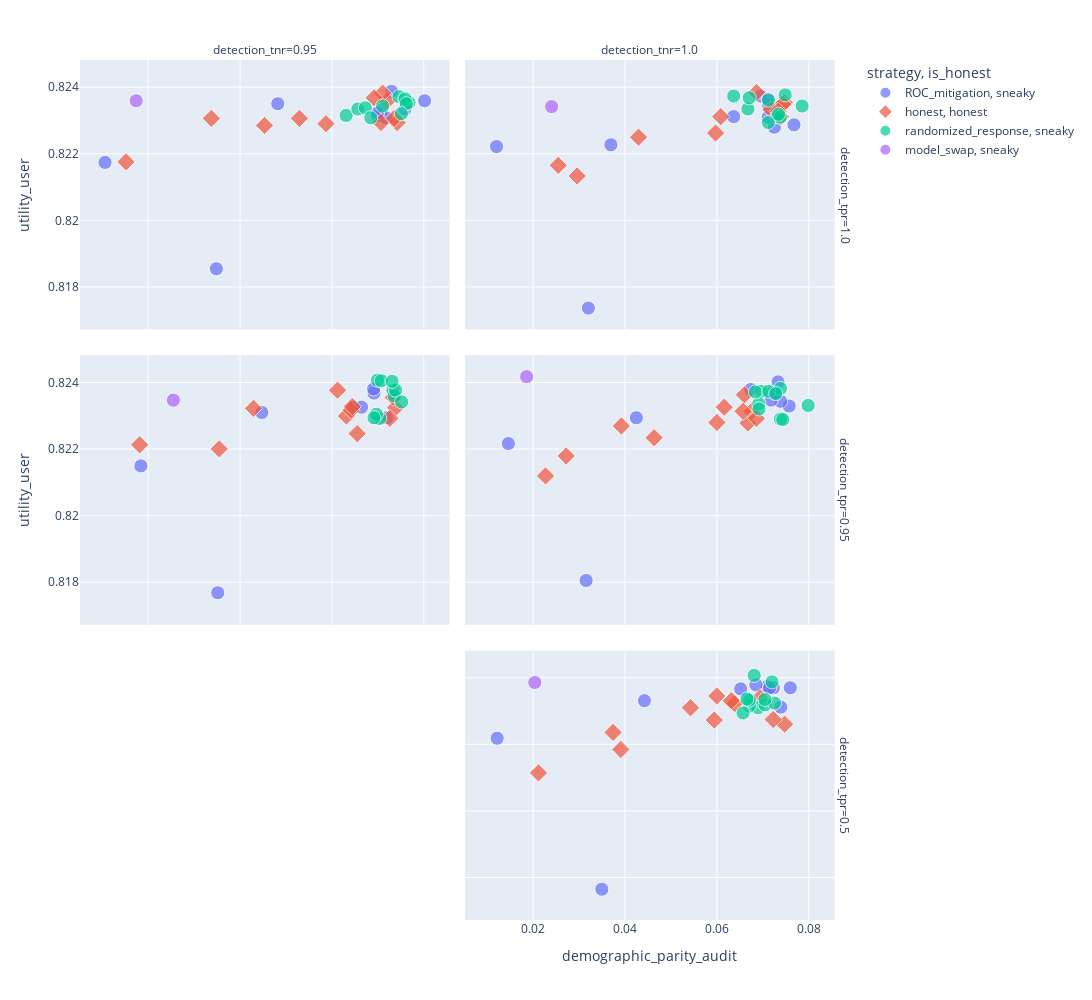

Here is the notebook cell this chart was saved with:
### Code cell
fig = px.scatter(
    audit.with_columns(
        is_honest=pl.when(pl.col("strategy") == "honest")
        .then("strategy")
        .otherwise(pl.lit("sneaky")),
        size=10,
    ),
    x="demographic_parity_audit",
    y="utility_user",
    color="strategy",
    symbol="is_honest",
    size="size",
    size_max=10,
    facet_row="detection_tpr",
    facet_col="detection_tnr",
    hover_data=["strategy_json", "model_json", "model_name"],
    height=1_000,
    width=1_300,
)

# fig.update_xaxes(range=[0, 0.1])
# fig.update_yaxes(range=[0.81, 0.83])
fig.show()

### Figure 1 — Plotly figure (JSON) as saved in the notebook; plotly's stock layout.template omitted (floating-point values rounded to 4 significant figures)
{"data": [{"customdata": [["{\"epsilon\":null,\"theta\":0.36666666666666664}", "{\"epsilon\":null}", "unconstrained"], ["{\"epsilon\":null,\"theta\":0.43333333333333335}", "{\"epsilon\":null}", "unconstrained"], ["{\"epsilon\":null,\"theta\":0.4}", "{\"epsilon\":null}", "unconstrained"], ["{\"epsilon\":null,\"theta\":0.4666666666666667}", "{\"epsilon\":null}", "unconstrained"], ["{\"epsilon\":null,\"theta\":0.6}", "{\"epsilon\":null}", "unconstrained"], ["{\"epsilon\":null,\"theta\":0.3333333333333333}", "{\"epsilon\":null}", "unconstrained"], ["{\"epsilon\":null,\"theta\":0.5333333333333333}", "{\"epsilon\":null}", "unconstrained"], ["{\"epsilon\":null,\"theta\":0.5666666666666667}", "{\"epsilon\":null}", "unconstrained"], ["{\"epsilon\":null,\"theta\":0.5}", "{\"epsilon\":null}", "unconstrained"], ["{\"epsilon\":null,\"theta\":0.3}", "{\"epsilon\":null}", "unconstrained"]], "hovertemplate": "strategy=ROC_mitigation<br>is_honest=sneaky<br>detection_tpr=1.0<br>detection_tnr=0.95<br>demographic_parity_audit=%{x}<br>utility_user=%{y}<br>size=%{marker.size}<br>strategy_json=%{customdata[0]}<br>model_json=%{customdata[1]}<br>model_name=%{customdata[2]}<extra></extra>", "legendgroup": "ROC_mitigation, sneaky", "marker": {"color": "#636efa", "size": [10, 10, 10, 10, 10, 10, 10, 10, 10, 10], "sizemode": "area", "sizeref": 0.1, "symbol": "circle"}, "mode": "markers", "name": "ROC_mitigation, sneaky", "orientation": "v", "showlegend": true, "type": "scatter", "x": [0.07072, 0.08017, 0.06989, 0.0718, 0.03485, 0.07297, 0.0482, 0.0106, 0.0759, 0.06992], "xaxis": "x5", "y": [0.8233, 0.8236, 0.8231, 0.8231, 0.8185, 0.8239, 0.8235, 0.8217, 0.8233, 0.8232], "yaxis": "y5"}, {"customdata": [["{\"epsilon\":null,\"theta\":0.36666666666666664}", "{\"epsilon\":null}", "unconstrained"], ["{\"epsilon\":null,\"theta\":0.3}", "{\"epsilon\":null}", "unconstrained"], ["{\"epsilon\":null,\"theta\":0.43333333333333335}", "{\"epsilon\":null}", "unconstrained"], ["{\"epsilon\":null,\"theta\":0.6}", "{\"epsilon\":null}", "unconstrained"], ["{\"epsilon\":null,\"theta\":0.4666666666666667}", "{\"epsilon\":null}", "unconstrained"], ["{\"epsilon\":null,\"theta\":0.3333333333333333}", "{\"epsilon\":null}", "unconstrained"], ["{\"epsilon\":null,\"theta\":0.5}", "{\"epsilon\":null}", "unconstrained"], ["{\"epsilon\":null,\"theta\":0.5666666666666667}", "{\"epsilon\":null}", "unconstrained"], ["{\"epsilon\":null,\"theta\":0.5333333333333333}", "{\"epsilon\":null}", "unconstrained"], ["{\"epsilon\":null,\"theta\":0.4}", "{\"epsilon\":null}", "unconstrained"]], "hovertemplate": "strategy=ROC_mitigation<br>is_honest=sneaky<br>detection_tpr=1.0<br>detection_tnr=1.0<br>demographic_parity_audit=%{x}<br>utility_user=%{y}<br>size=%{marker.size}<br>strategy_json=%{customdata[0]}<br>model_json=%{customdata[1]}<br>model_name=%{customdata[2]}<extra></extra>", "legendgroup": "ROC_mitigation, sneaky", "marker": {"color": "#636efa", "size": [10, 10, 10, 10, 10, 10, 10, 10, 10, 10], "sizemode": "area", "sizeref": 0.1, "symbol": "circle"}, "mode": "markers", "name": "ROC_mitigation, sneaky", "orientation": "v", "showlegend": false, "type": "scatter", "x": [0.06957, 0.07129, 0.07678, 0.03201, 0.06364, 0.07251, 0.07116, 0.01202, 0.03692, 0.07114], "xaxis": "x6", "y": [0.8237, 0.8235, 0.8229, 0.8174, 0.8231, 0.8228, 0.8231, 0.8222, 0.8223, 0.8236], "yaxis": "y6"}, {"customdata": [["{\"epsilon\":null,\"theta\":0.4}", "{\"epsilon\":null}", "unconstrained"], ["{\"epsilon\":null,\"theta\":0.5666666666666667}", "{\"epsilon\":null}", "unconstrained"], ["{\"epsilon\":null,\"theta\":0.5333333333333333}", "{\"epsilon\":null}", "unconstrained"], ["{\"epsilon\":null,\"theta\":0.5}", "{\"epsilon\":null}", "unconstrained"], ["{\"epsilon\":null,\"theta\":0.6}", "{\"epsilon\":null}", "unconstrained"], ["{\"epsilon\":null,\"theta\":0.36666666666666664}", "{\"epsilon\":null}", "unconstrained"], ["{\"epsilon\":null,\"theta\":0.3}", "{\"epsilon\":null}", "unconstrained"], ["{\"epsilon\":null,\"theta\":0.43333333333333335}", "{\"epsilon\":null}", "unconstrained"], ["{\"epsilon\":null,\"theta\":0.3333333333333333}", "{\"epsilon\":null}", "unconstrained"], ["{\"epsilon\":null,\"theta\":0.4666666666666667}", "{\"epsilon\":null}", "unconstrained"]], "hovertemplate": "strategy=ROC_mitigation<br>is_honest=sneaky<br>detection_tpr=0.95<br>detection_tnr=0.95<br>demographic_parity_audit=%{x}<br>utility_user=%{y}<br>size=%{marker.size}<br>strategy_json=%{customdata[0]}<br>model_json=%{customdata[1]}<br>model_name=%{customdata[2]}<extra></extra>", "legendgroup": "ROC_mitigation, sneaky", "marker": {"color": "#636efa", "size": [10, 10, 10, 10, 10, 10, 10, 10, 10, 10], "sizemode": "area", "sizeref": 0.1, "symbol": "circle"}, "mode": "markers", "name": "ROC_mitigation, sneaky", "orientation": "v", "showlegend": false, "type": "scatter", "x": [0.06469, 0.01841, 0.04473, 0.06994, 0.03514, 0.06645, 0.06916, 0.07194, 0.06909, 0.07339], "xaxis": "x3", "y": [0.8233, 0.8215, 0.8231, 0.8229, 0.8177, 0.8233, 0.8237, 0.8229, 0.8238, 0.8237], "yaxis": "y3"}, {"customdata": [["{\"epsilon\":null,\"theta\":0.3}", "{\"epsilon\":null}", "unconstrained"], ["{\"epsilon\":null,\"theta\":0.5333333333333333}", "{\"epsilon\":null}", "unconstrained"], ["{\"epsilon\":null,\"theta\":0.36666666666666664}", "{\"epsilon\":null}", "unconstrained"], ["{\"epsilon\":null,\"theta\":0.43333333333333335}", "{\"epsilon\":null}", "unconstrained"], ["{\"epsilon\":null,\"theta\":0.4666666666666667}", "{\"epsilon\":null}", "unconstrained"], ["{\"epsilon\":null,\"theta\":0.4}", "{\"epsilon\":null}", "unconstrained"], ["{\"epsilon\":null,\"theta\":0.5}", "{\"epsilon\":null}", "unconstrained"], ["{\"epsilon\":null,\"theta\":0.6}", "{\"epsilon\":null}", "unconstrained"], ["{\"epsilon\":null,\"theta\":0.3333333333333333}", "{\"epsilon\":null}", "unconstrained"], ["{\"epsilon\":null,\"theta\":0.5666666666666667}", "{\"epsilon\":null}", "unconstrained"]], "hovertemplate": "strategy=ROC_mitigation<br>is_honest=sneaky<br>detection_tpr=0.95<br>detection_tnr=1.0<br>demographic_parity_audit=%{x}<br>utility_user=%{y}<br>size=%{marker.size}<br>strategy_json=%{customdata[0]}<br>model_json=%{customdata[1]}<br>model_name=%{customdata[2]}<extra></extra>", "legendgroup": "ROC_mitigation, sneaky", "marker": {"color": "#636efa", "size": [10, 10, 10, 10, 10, 10, 10, 10, 10, 10], "sizemode": "area", "sizeref": 0.1, "symbol": "circle"}, "mode": "markers", "name": "ROC_mitigation, sneaky", "orientation": "v", "showlegend": false, "type": "scatter", "x": [0.07331, 0.04246, 0.07573, 0.07229, 0.07387, 0.06736, 0.0718, 0.03153, 0.07272, 0.0146], "xaxis": "x4", "y": [0.824, 0.8229, 0.8233, 0.8237, 0.8234, 0.8238, 0.8235, 0.8181, 0.8237, 0.8222], "yaxis": "y4"}, {"customdata": [["{\"epsilon\":null,\"theta\":0.36666666666666664}", "{\"epsilon\":null}", "unconstrained"], ["{\"epsilon\":null,\"theta\":0.5}", "{\"epsilon\":null}", "unconstrained"], ["{\"epsilon\":null,\"theta\":0.6}", "{\"epsilon\":null}", "unconstrained"], ["{\"epsilon\":null,\"theta\":0.5333333333333333}", "{\"epsilon\":null}", "unconstrained"], ["{\"epsilon\":null,\"theta\":0.3}", "{\"epsilon\":null}", "unconstrained"], ["{\"epsilon\":null,\"theta\":0.4666666666666667}", "{\"epsilon\":null}", "unconstrained"], ["{\"epsilon\":null,\"theta\":0.4}", "{\"epsilon\":null}", "unconstrained"], ["{\"epsilon\":null,\"theta\":0.5666666666666667}", "{\"epsilon\":null}", "unconstrained"], ["{\"epsilon\":null,\"theta\":0.43333333333333335}", "{\"epsilon\":null}", "unconstrained"], ["{\"epsilon\":null,\"theta\":0.3333333333333333}", "{\"epsilon\":null}", "unconstrained"]], "hovertemplate": "strategy=ROC_mitigation<br>is_honest=sneaky<br>detection_tpr=0.5<br>detection_tnr=1.0<br>demographic_parity_audit=%{x}<br>utility_user=%{y}<br>size=%{marker.size}<br>strategy_json=%{customdata[0]}<br>model_json=%{customdata[1]}<br>model_name=%{customdata[2]}<extra></extra>", "legendgroup": "ROC_mitigation, sneaky", "marker": {"color": "#636efa", "size": [10, 10, 10, 10, 10, 10, 10, 10, 10, 10], "sizemode": "area", "sizeref": 0.1, "symbol": "circle"}, "mode": "markers", "name": "ROC_mitigation, sneaky", "orientation": "v", "showlegend": false, "type": "scatter", "x": [0.0739, 0.07097, 0.03495, 0.04422, 0.07229, 0.07148, 0.07597, 0.01216, 0.06848, 0.06518], "xaxis": "x2", "y": [0.8231, 0.8237, 0.8176, 0.8233, 0.8237, 0.8237, 0.8237, 0.8222, 0.8238, 0.8237], "yaxis": "y2"}, {"customdata": [["{\"epsilon\":null,\"theta\":null}", "{\"epsilon\":0.05600000000000001}", "exponentiated_gradient"], ["{\"epsilon\":null,\"theta\":null}", "{\"epsilon\":0.012}", "exponentiated_gradient"], ["{\"epsilon\":null,\"theta\":null}", "{\"epsilon\":0.1}", "exponentiated_gradient"], ["{\"epsilon\":null,\"theta\":null}", "{\"epsilon\":0.07800000000000001}", "exponentiated_gradient"], ["{\"epsilon\":null,\"theta\":null}", "{\"epsilon\":0.034}", "exponentiated_gradient"], ["{\"epsilon\":null,\"theta\":null}", "{\"epsilon\":0.023000000000000003}", "exponentiated_gradient"], ["{\"epsilon\":null,\"theta\":null}", "{\"epsilon\":0.08900000000000001}", "exponentiated_gradient"], ["{\"epsilon\":null,\"theta\":null}", "{\"epsilon\":0.001}", "exponentiated_gradient"], ["{\"epsilon\":null,\"theta\":null}", "{\"epsilon\":null}", "unconstrained"], ["{\"epsilon\":null,\"theta\":null}", "{\"epsilon\":0.045000000000000005}", "exponentiated_gradient"], ["{\"epsilon\":null,\"theta\":null}", "{\"epsilon\":0.067}", "exponentiated_gradient"]], "hovertemplate": "strategy=honest<br>is_honest=honest<br>detection_tpr=1.0<br>detection_tnr=0.95<br>demographic_parity_audit=%{x}<br>utility_user=%{y}<br>size=%{marker.size}<br>strategy_json=%{customdata[0]}<br>model_json=%{customdata[1]}<br>model_name=%{customdata[2]}<extra></extra>", "legendgroup": "honest, honest", "marker": {"color": "#EF553B", "size": [10, 10, 10, 10, 10, 10, 10, 10, 10, 10, 10], "sizemode": "area", "sizeref": 0.1, "symbol": "diamond"}, "mode": "markers", "name": "honest, honest", "orientation": "v", "showlegend": true, "type": "scatter", "x": [0.07204, 0.03375, 0.07104, 0.06919, 0.05292, 0.04533, 0.05871, 0.01517, 0.07067, 0.07419, 0.07356], "xaxis": "x5", "y": [0.8236, 0.8231, 0.8238, 0.8237, 0.8231, 0.8229, 0.8229, 0.8218, 0.8229, 0.8229, 0.8231], "yaxis": "y5"}, {"customdata": [["{\"epsilon\":null,\"theta\":null}", "{\"epsilon\":0.034}", "exponentiated_gradient"], ["{\"epsilon\":null,\"theta\":null}", "{\"epsilon\":0.1}", "exponentiated_gradient"], ["{\"epsilon\":null,\"theta\":null}", "{\"epsilon\":0.045000000000000005}", "exponentiated_gradient"], ["{\"epsilon\":null,\"theta\":null}", "{\"epsilon\":0.05600000000000001}", "exponentiated_gradient"], ["{\"epsilon\":null,\"theta\":null}", "{\"epsilon\":0.07800000000000001}", "exponentiated_gradient"], ["{\"epsilon\":null,\"theta\":null}", "{\"epsilon\":0.012}", "exponentiated_gradient"], ["{\"epsilon\":null,\"theta\":null}", "{\"epsilon\":0.001}", "exponentiated_gradient"], ["{\"epsilon\":null,\"theta\":null}", "{\"epsilon\":0.08900000000000001}", "exponentiated_gradient"], ["{\"epsilon\":null,\"theta\":null}", "{\"epsilon\":null}", "unconstrained"], ["{\"epsilon\":null,\"theta\":null}", "{\"epsilon\":0.023000000000000003}", "exponentiated_gradient"], ["{\"epsilon\":null,\"theta\":null}", "{\"epsilon\":0.067}", "exponentiated_gradient"]], "hovertemplate": "strategy=honest<br>is_honest=honest<br>detection_tpr=1.0<br>detection_tnr=1.0<br>demographic_parity_audit=%{x}<br>utility_user=%{y}<br>size=%{marker.size}<br>strategy_json=%{customdata[0]}<br>model_json=%{customdata[1]}<br>model_name=%{customdata[2]}<extra></extra>", "legendgroup": "honest, honest", "marker": {"color": "#EF553B", "size": [10, 10, 10, 10, 10, 10, 10, 10, 10, 10, 10], "sizemode": "area", "sizeref": 0.1, "symbol": "diamond"}, "mode": "markers", "name": "honest, honest", "orientation": "v", "showlegend": false, "type": "scatter", "x": [0.05971, 0.06084, 0.07468, 0.07436, 0.07177, 0.02545, 0.02958, 0.06862, 0.07334, 0.04294, 0.07387], "xaxis": "x6", "y": [0.8226, 0.8231, 0.8235, 0.8235, 0.8233, 0.8217, 0.8213, 0.8238, 0.8233, 0.8225, 0.8231], "yaxis": "y6"}, {"customdata": [["{\"epsilon\":null,\"theta\":null}", "{\"epsilon\":0.023000000000000003}", "exponentiated_gradient"], ["{\"epsilon\":null,\"theta\":null}", "{\"epsilon\":0.045000000000000005}", "exponentiated_gradient"], ["{\"epsilon\":null,\"theta\":null}", "{\"epsilon\":null}", "unconstrained"], ["{\"epsilon\":null,\"theta\":null}", "{\"epsilon\":0.08900000000000001}", "exponentiated_gradient"], ["{\"epsilon\":null,\"theta\":null}", "{\"epsilon\":0.001}", "exponentiated_gradient"], ["{\"epsilon\":null,\"theta\":null}", "{\"epsilon\":0.012}", "exponentiated_gradient"], ["{\"epsilon\":null,\"theta\":null}", "{\"epsilon\":0.1}", "exponentiated_gradient"], ["{\"epsilon\":null,\"theta\":null}", "{\"epsilon\":0.034}", "exponentiated_gradient"], ["{\"epsilon\":null,\"theta\":null}", "{\"epsilon\":0.05600000000000001}", "exponentiated_gradient"], ["{\"epsilon\":null,\"theta\":null}", "{\"epsilon\":0.07800000000000001}", "exponentiated_gradient"], ["{\"epsilon\":null,\"theta\":null}", "{\"epsilon\":0.067}", "exponentiated_gradient"]], "hovertemplate": "strategy=honest<br>is_honest=honest<br>detection_tpr=0.95<br>detection_tnr=0.95<br>demographic_parity_audit=%{x}<br>utility_user=%{y}<br>size=%{marker.size}<br>strategy_json=%{customdata[0]}<br>model_json=%{customdata[1]}<br>model_name=%{customdata[2]}<extra></extra>", "legendgroup": "honest, honest", "marker": {"color": "#EF553B", "size": [10, 10, 10, 10, 10, 10, 10, 10, 10, 10, 10], "sizemode": "area", "sizeref": 0.1, "symbol": "diamond"}, "mode": "markers", "name": "honest, honest", "orientation": "v", "showlegend": false, "type": "scatter", "x": [0.04294, 0.07385, 0.07334, 0.06316, 0.01815, 0.03546, 0.06418, 0.06442, 0.06122, 0.07261, 0.0655], "xaxis": "x3", "y": [0.8232, 0.8232, 0.8236, 0.823, 0.8221, 0.822, 0.8232, 0.8233, 0.8238, 0.8229, 0.8225], "yaxis": "y3"}, {"customdata": [["{\"epsilon\":null,\"theta\":null}", "{\"epsilon\":0.067}", "exponentiated_gradient"], ["{\"epsilon\":null,\"theta\":null}", "{\"epsilon\":0.05600000000000001}", "exponentiated_gradient"], ["{\"epsilon\":null,\"theta\":null}", "{\"epsilon\":0.012}", "exponentiated_gradient"], ["{\"epsilon\":null,\"theta\":null}", "{\"epsilon\":0.08900000000000001}", "exponentiated_gradient"], ["{\"epsilon\":null,\"theta\":null}", "{\"epsilon\":0.034}", "exponentiated_gradient"], ["{\"epsilon\":null,\"theta\":null}", "{\"epsilon\":0.07800000000000001}", "exponentiated_gradient"], ["{\"epsilon\":null,\"theta\":null}", "{\"epsilon\":0.023000000000000003}", "exponentiated_gradient"], ["{\"epsilon\":null,\"theta\":null}", "{\"epsilon\":null}", "unconstrained"], ["{\"epsilon\":null,\"theta\":null}", "{\"epsilon\":0.001}", "exponentiated_gradient"], ["{\"epsilon\":null,\"theta\":null}", "{\"epsilon\":0.045000000000000005}", "exponentiated_gradient"], ["{\"epsilon\":null,\"theta\":null}", "{\"epsilon\":0.1}", "exponentiated_gradient"]], "hovertemplate": "strategy=honest<br>is_honest=honest<br>detection_tpr=0.95<br>detection_tnr=1.0<br>demographic_parity_audit=%{x}<br>utility_user=%{y}<br>size=%{marker.size}<br>strategy_json=%{customdata[0]}<br>model_json=%{customdata[1]}<br>model_name=%{customdata[2]}<extra></extra>", "legendgroup": "honest, honest", "marker": {"color": "#EF553B", "size": [10, 10, 10, 10, 10, 10, 10, 10, 10, 10, 10], "sizemode": "area", "sizeref": 0.1, "symbol": "diamond"}, "mode": "markers", "name": "honest, honest", "orientation": "v", "showlegend": false, "type": "scatter", "x": [0.06674, 0.06599, 0.02718, 0.06757, 0.06001, 0.06569, 0.0392, 0.06857, 0.02269, 0.06159, 0.04633], "xaxis": "x4", "y": [0.8228, 0.8236, 0.8218, 0.8231, 0.8228, 0.8231, 0.8227, 0.8229, 0.8212, 0.8233, 0.8223], "yaxis": "y4"}, {"customdata": [["{\"epsilon\":null,\"theta\":null}", "{\"epsilon\":0.001}", "exponentiated_gradient"], ["{\"epsilon\":null,\"theta\":null}", "{\"epsilon\":0.08900000000000001}", "exponentiated_gradient"], ["{\"epsilon\":null,\"theta\":null}", "{\"epsilon\":0.05600000000000001}", "exponentiated_gradient"], ["{\"epsilon\":null,\"theta\":null}", "{\"epsilon\":0.012}", "exponentiated_gradient"], ["{\"epsilon\":null,\"theta\":null}", "{\"epsilon\":0.045000000000000005}", "exponentiated_gradient"], ["{\"epsilon\":null,\"theta\":null}", "{\"epsilon\":null}", "unconstrained"], ["{\"epsilon\":null,\"theta\":null}", "{\"epsilon\":0.067}", "exponentiated_gradient"], ["{\"epsilon\":null,\"theta\":null}", "{\"epsilon\":0.034}", "exponentiated_gradient"], ["{\"epsilon\":null,\"theta\":null}", "{\"epsilon\":0.023000000000000003}", "exponentiated_gradient"], ["{\"epsilon\":null,\"theta\":null}", "{\"epsilon\":0.1}", "exponentiated_gradient"], ["{\"epsilon\":null,\"theta\":null}", "{\"epsilon\":0.07800000000000001}", "exponentiated_gradient"]], "hovertemplate": "strategy=honest<br>is_honest=honest<br>detection_tpr=0.5<br>detection_tnr=1.0<br>demographic_parity_audit=%{x}<br>utility_user=%{y}<br>size=%{marker.size}<br>strategy_json=%{customdata[0]}<br>model_json=%{customdata[1]}<br>model_name=%{customdata[2]}<extra></extra>", "legendgroup": "honest, honest", "marker": {"color": "#EF553B", "size": [10, 10, 10, 10, 10, 10, 10, 10, 10, 10, 10], "sizemode": "area", "sizeref": 0.1, "symbol": "diamond"}, "mode": "markers", "name": "honest, honest", "orientation": "v", "showlegend": false, "type": "scatter", "x": [0.02115, 0.06389, 0.05424, 0.03908, 0.07473, 0.07226, 0.05942, 0.05998, 0.03739, 0.06313, 0.06935], "xaxis": "x2", "y": [0.8211, 0.8232, 0.8231, 0.8218, 0.8226, 0.8227, 0.8227, 0.8235, 0.8224, 0.8233, 0.8234], "yaxis": "y2"}, {"customdata": [["{\"epsilon\":9.0,\"theta\":null}", "{\"epsilon\":null}", "unconstrained"], ["{\"epsilon\":7.0,\"theta\":null}", "{\"epsilon\":null}", "unconstrained"], ["{\"epsilon\":10.0,\"theta\":null}", "{\"epsilon\":null}", "unconstrained"], ["{\"epsilon\":3.0,\"theta\":null}", "{\"epsilon\":null}", "unconstrained"], ["{\"epsilon\":6.0,\"theta\":null}", "{\"epsilon\":null}", "unconstrained"], ["{\"epsilon\":1.0,\"theta\":null}", "{\"epsilon\":null}", "unconstrained"], ["{\"epsilon\":4.0,\"theta\":null}", "{\"epsilon\":null}", "unconstrained"], ["{\"epsilon\":5.0,\"theta\":null}", "{\"epsilon\":null}", "unconstrained"], ["{\"epsilon\":2.0,\"theta\":null}", "{\"epsilon\":null}", "unconstrained"], ["{\"epsilon\":8.0,\"theta\":null}", "{\"epsilon\":null}", "unconstrained"]], "hovertemplate": "strategy=randomized_response<br>is_honest=sneaky<br>detection_tpr=1.0<br>detection_tnr=0.95<br>demographic_parity_audit=%{x}<br>utility_user=%{y}<br>size=%{marker.size}<br>strategy_json=%{customdata[0]}<br>model_json=%{customdata[1]}<br>model_name=%{customdata[2]}<extra></extra>", "legendgroup": "randomized_response, sneaky", "marker": {"color": "#00cc96", "size": [10, 10, 10, 10, 10, 10, 10, 10, 10, 10], "sizemode": "area", "sizeref": 0.1, "symbol": "circle"}, "mode": "markers", "name": "randomized_response, sneaky", "orientation": "v", "showlegend": true, "type": "scatter", "x": [0.0631, 0.07102, 0.07461, 0.06564, 0.07678, 0.07592, 0.07619, 0.06728, 0.06846, 0.07512], "xaxis": "x5", "y": [0.8232, 0.8234, 0.8237, 0.8233, 0.8235, 0.8236, 0.8235, 0.8234, 0.8231, 0.8232], "yaxis": "y5"}, {"customdata": [["{\"epsilon\":7.0,\"theta\":null}", "{\"epsilon\":null}", "unconstrained"], ["{\"epsilon\":1.0,\"theta\":null}", "{\"epsilon\":null}", "unconstrained"], ["{\"epsilon\":10.0,\"theta\":null}", "{\"epsilon\":null}", "unconstrained"], ["{\"epsilon\":8.0,\"theta\":null}", "{\"epsilon\":null}", "unconstrained"], ["{\"epsilon\":3.0,\"theta\":null}", "{\"epsilon\":null}", "unconstrained"], ["{\"epsilon\":6.0,\"theta\":null}", "{\"epsilon\":null}", "unconstrained"], ["{\"epsilon\":2.0,\"theta\":null}", "{\"epsilon\":null}", "unconstrained"], ["{\"epsilon\":5.0,\"theta\":null}", "{\"epsilon\":null}", "unconstrained"], ["{\"epsilon\":4.0,\"theta\":null}", "{\"epsilon\":null}", "unconstrained"], ["{\"epsilon\":9.0,\"theta\":null}", "{\"epsilon\":null}", "unconstrained"]], "hovertemplate": "strategy=randomized_response<br>is_honest=sneaky<br>detection_tpr=1.0<br>detection_tnr=1.0<br>demographic_parity_audit=%{x}<br>utility_user=%{y}<br>size=%{marker.size}<br>strategy_json=%{customdata[0]}<br>model_json=%{customdata[1]}<br>model_name=%{customdata[2]}<extra></extra>", "legendgroup": "randomized_response, sneaky", "marker": {"color": "#00cc96", "size": [10, 10, 10, 10, 10, 10, 10, 10, 10, 10], "sizemode": "area", "sizeref": 0.1, "symbol": "circle"}, "mode": "markers", "name": "randomized_response, sneaky", "orientation": "v", "showlegend": false, "type": "scatter", "x": [0.07121, 0.06364, 0.06674, 0.07856, 0.07485, 0.06704, 0.07307, 0.0738, 0.07119, 0.07341], "xaxis": "x6", "y": [0.8236, 0.8237, 0.8233, 0.8234, 0.8238, 0.8237, 0.8231, 0.8231, 0.8229, 0.8232], "yaxis": "y6"}, {"customdata": [["{\"epsilon\":3.0,\"theta\":null}", "{\"epsilon\":null}", "unconstrained"], ["{\"epsilon\":10.0,\"theta\":null}", "{\"epsilon\":null}", "unconstrained"], ["{\"epsilon\":6.0,\"theta\":null}", "{\"epsilon\":null}", "unconstrained"], ["{\"epsilon\":2.0,\"theta\":null}", "{\"epsilon\":null}", "unconstrained"], ["{\"epsilon\":4.0,\"theta\":null}", "{\"epsilon\":null}", "unconstrained"], ["{\"epsilon\":7.0,\"theta\":null}", "{\"epsilon\":null}", "unconstrained"], ["{\"epsilon\":5.0,\"theta\":null}", "{\"epsilon\":null}", "unconstrained"], ["{\"epsilon\":1.0,\"theta\":null}", "{\"epsilon\":null}", "unconstrained"], ["{\"epsilon\":9.0,\"theta\":null}", "{\"epsilon\":null}", "unconstrained"], ["{\"epsilon\":8.0,\"theta\":null}", "{\"epsilon\":null}", "unconstrained"]], "hovertemplate": "strategy=randomized_response<br>is_honest=sneaky<br>detection_tpr=0.95<br>detection_tnr=0.95<br>demographic_parity_audit=%{x}<br>utility_user=%{y}<br>size=%{marker.size}<br>strategy_json=%{customdata[0]}<br>model_json=%{customdata[1]}<br>model_name=%{customdata[2]}<extra></extra>", "legendgroup": "randomized_response, sneaky", "marker": {"color": "#00cc96", "size": [10, 10, 10, 10, 10, 10, 10, 10, 10, 10], "sizemode": "area", "sizeref": 0.1, "symbol": "circle"}, "mode": "markers", "name": "randomized_response, sneaky", "orientation": "v", "showlegend": false, "type": "scatter", "x": [0.07329, 0.07358, 0.06992, 0.0704, 0.06967, 0.07075, 0.07385, 0.06916, 0.07309, 0.07517], "xaxis": "x3", "y": [0.8238, 0.8236, 0.8241, 0.8229, 0.823, 0.8241, 0.8238, 0.8229, 0.824, 0.8234], "yaxis": "y3"}, {"customdata": [["{\"epsilon\":9.0,\"theta\":null}", "{\"epsilon\":null}", "unconstrained"], ["{\"epsilon\":6.0,\"theta\":null}", "{\"epsilon\":null}", "unconstrained"], ["{\"epsilon\":2.0,\"theta\":null}", "{\"epsilon\":null}", "unconstrained"], ["{\"epsilon\":7.0,\"theta\":null}", "{\"epsilon\":null}", "unconstrained"], ["{\"epsilon\":10.0,\"theta\":null}", "{\"epsilon\":null}", "unconstrained"], ["{\"epsilon\":1.0,\"theta\":null}", "{\"epsilon\":null}", "unconstrained"], ["{\"epsilon\":4.0,\"theta\":null}", "{\"epsilon\":null}", "unconstrained"], ["{\"epsilon\":3.0,\"theta\":null}", "{\"epsilon\":null}", "unconstrained"], ["{\"epsilon\":8.0,\"theta\":null}", "{\"epsilon\":null}", "unconstrained"], ["{\"epsilon\":5.0,\"theta\":null}", "{\"epsilon\":null}", "unconstrained"]], "hovertemplate": "strategy=randomized_response<br>is_honest=sneaky<br>detection_tpr=0.95<br>detection_tnr=1.0<br>demographic_parity_audit=%{x}<br>utility_user=%{y}<br>size=%{marker.size}<br>strategy_json=%{customdata[0]}<br>model_json=%{customdata[1]}<br>model_name=%{customdata[2]}<extra></extra>", "legendgroup": "randomized_response, sneaky", "marker": {"color": "#00cc96", "size": [10, 10, 10, 10, 10, 10, 10, 10, 10, 10], "sizemode": "area", "sizeref": 0.1, "symbol": "circle"}, "mode": "markers", "name": "randomized_response, sneaky", "orientation": "v", "showlegend": false, "type": "scatter", "x": [0.06965, 0.07382, 0.06911, 0.07382, 0.06838, 0.07126, 0.07434, 0.07986, 0.06916, 0.07282], "xaxis": "x4", "y": [0.8237, 0.8229, 0.8234, 0.8238, 0.8237, 0.8237, 0.8229, 0.8233, 0.8232, 0.8237], "yaxis": "y4"}, {"customdata": [["{\"epsilon\":1.0,\"theta\":null}", "{\"epsilon\":null}", "unconstrained"], ["{\"epsilon\":2.0,\"theta\":null}", "{\"epsilon\":null}", "unconstrained"], ["{\"epsilon\":7.0,\"theta\":null}", "{\"epsilon\":null}", "unconstrained"], ["{\"epsilon\":4.0,\"theta\":null}", "{\"epsilon\":null}", "unconstrained"], ["{\"epsilon\":10.0,\"theta\":null}", "{\"epsilon\":null}", "unconstrained"], ["{\"epsilon\":3.0,\"theta\":null}", "{\"epsilon\":null}", "unconstrained"], ["{\"epsilon\":8.0,\"theta\":null}", "{\"epsilon\":null}", "unconstrained"], ["{\"epsilon\":5.0,\"theta\":null}", "{\"epsilon\":null}", "unconstrained"], ["{\"epsilon\":9.0,\"theta\":null}", "{\"epsilon\":null}", "unconstrained"], ["{\"epsilon\":6.0,\"theta\":null}", "{\"epsilon\":null}", "unconstrained"]], "hovertemplate": "strategy=randomized_response<br>is_honest=sneaky<br>detection_tpr=0.5<br>detection_tnr=1.0<br>demographic_parity_audit=%{x}<br>utility_user=%{y}<br>size=%{marker.size}<br>strategy_json=%{customdata[0]}<br>model_json=%{customdata[1]}<br>model_name=%{customdata[2]}<extra></extra>", "legendgroup": "randomized_response, sneaky", "marker": {"color": "#00cc96", "size": [10, 10, 10, 10, 10, 10, 10, 10, 10, 10], "sizemode": "area", "sizeref": 0.1, "symbol": "circle"}, "mode": "markers", "name": "randomized_response, sneaky", "orientation": "v", "showlegend": false, "type": "scatter", "x": [0.06894, 0.06706, 0.07048, 0.06811, 0.06706, 0.07253, 0.06569, 0.07199, 0.06652, 0.07046], "xaxis": "x2", "y": [0.8231, 0.8232, 0.8232, 0.8241, 0.8233, 0.8232, 0.8229, 0.8239, 0.8234, 0.8233], "yaxis": "y2"}, {"customdata": [["{\"epsilon\":null,\"theta\":null}", "{\"epsilon\":null}", "unconstrained"]], "hovertemplate": "strategy=model_swap<br>is_honest=sneaky<br>detection_tpr=1.0<br>detection_tnr=0.95<br>demographic_parity_audit=%{x}<br>utility_user=%{y}<br>size=%{marker.size}<br>strategy_json=%{customdata[0]}<br>model_json=%{customdata[1]}<br>model_name=%{customdata[2]}<extra></extra>", "legendgroup": "model_swap, sneaky", "marker": {"color": "#ab63fa", "size": [10], "sizemode": "area", "sizeref": 0.1, "symbol": "circle"}, "mode": "markers", "name": "model_swap, sneaky", "orientation": "v", "showlegend": true, "type": "scatter", "x": [0.01739], "xaxis": "x5", "y": [0.8236], "yaxis": "y5"}, {"customdata": [["{\"epsilon\":null,\"theta\":null}", "{\"epsilon\":null}", "unconstrained"]], "hovertemplate": "strategy=model_swap<br>is_honest=sneaky<br>detection_tpr=1.0<br>detection_tnr=1.0<br>demographic_parity_audit=%{x}<br>utility_user=%{y}<br>size=%{marker.size}<br>strategy_json=%{customdata[0]}<br>model_json=%{customdata[1]}<br>model_name=%{customdata[2]}<extra></extra>", "legendgroup": "model_swap, sneaky", "marker": {"color": "#ab63fa", "size": [10], "sizemode": "area", "sizeref": 0.1, "symbol": "circle"}, "mode": "markers", "name": "model_swap, sneaky", "orientation": "v", "showlegend": false, "type": "scatter", "x": [0.02401], "xaxis": "x6", "y": [0.8234], "yaxis": "y6"}, {"customdata": [["{\"epsilon\":null,\"theta\":null}", "{\"epsilon\":null}", "unconstrained"]], "hovertemplate": "strategy=model_swap<br>is_honest=sneaky<br>detection_tpr=0.95<br>detection_tnr=0.95<br>demographic_parity_audit=%{x}<br>utility_user=%{y}<br>size=%{marker.size}<br>strategy_json=%{customdata[0]}<br>model_json=%{customdata[1]}<br>model_name=%{customdata[2]}<extra></extra>", "legendgroup": "model_swap, sneaky", "marker": {"color": "#ab63fa", "size": [10], "sizemode": "area", "sizeref": 0.1, "symbol": "circle"}, "mode": "markers", "name": "model_swap, sneaky", "orientation": "v", "showlegend": false, "type": "scatter", "x": [0.02548], "xaxis": "x3", "y": [0.8235], "yaxis": "y3"}, {"customdata": [["{\"epsilon\":null,\"theta\":null}", "{\"epsilon\":null}", "unconstrained"]], "hovertemplate": "strategy=model_swap<br>is_honest=sneaky<br>detection_tpr=0.95<br>detection_tnr=1.0<br>demographic_parity_audit=%{x}<br>utility_user=%{y}<br>size=%{marker.size}<br>strategy_json=%{customdata[0]}<br>model_json=%{customdata[1]}<br>model_name=%{customdata[2]}<extra></extra>", "legendgroup": "model_swap, sneaky", "marker": {"color": "#ab63fa", "size": [10], "sizemode": "area", "sizeref": 0.1, "symbol": "circle"}, "mode": "markers", "name": "model_swap, sneaky", "orientation": "v", "showlegend": false, "type": "scatter", "x": [0.01857], "xaxis": "x4", "y": [0.8242], "yaxis": "y4"}, {"customdata": [["{\"epsilon\":null,\"theta\":null}", "{\"epsilon\":null}", "unconstrained"]], "hovertemplate": "strategy=model_swap<br>is_honest=sneaky<br>detection_tpr=0.5<br>detection_tnr=1.0<br>demographic_parity_audit=%{x}<br>utility_user=%{y}<br>size=%{marker.size}<br>strategy_json=%{customdata[0]}<br>model_json=%{customdata[1]}<br>model_name=%{customdata[2]}<extra></extra>", "legendgroup": "model_swap, sneaky", "marker": {"color": "#ab63fa", "size": [10], "sizemode": "area", "sizeref": 0.1, "symbol": "circle"}, "mode": "markers", "name": "model_swap, sneaky", "orientation": "v", "showlegend": false, "type": "scatter", "x": [0.02035], "xaxis": "x2", "y": [0.8239], "yaxis": "y2"}], "layout": {"annotations": [{"font": {}, "showarrow": false, "text": "detection_tnr=0.95", "x": 0.24, "xanchor": "center", "xref": "paper", "y": 1.0, "yanchor": "bottom", "yref": "paper"}, {"font": {}, "showarrow": false, "text": "detection_tnr=1.0", "x": 0.74, "xanchor": "center", "xref": "paper", "y": 1.0, "yanchor": "bottom", "yref": "paper"}, {"font": {}, "showarrow": false, "text": "detection_tpr=0.5", "textangle": 90, "x": 0.98, "xanchor": "left", "xref": "paper", "y": 0.1567, "yanchor": "middle", "yref": "paper"}, {"font": {}, "showarrow": false, "text": "detection_tpr=0.95", "textangle": 90, "x": 0.98, "xanchor": "left", "xref": "paper", "y": 0.5, "yanchor": "middle", "yref": "paper"}, {"font": {}, "showarrow": false, "text": "detection_tpr=1.0", "textangle": 90, "x": 0.98, "xanchor": "left", "xref": "paper", "y": 0.8433, "yanchor": "middle", "yref": "paper"}], "height": 1000, "legend": {"itemsizing": "constant", "title": {"text": "strategy, is_honest"}, "tracegroupgap": 0}, "margin": {"t": 60}, "width": 1300, "xaxis": {"anchor": "y", "domain": [0, 0.48], "title": {"text": "demographic_parity_audit"}}, "xaxis2": {"anchor": "y2", "domain": [0.5, 0.98], "matches": "x", "title": {"text": "demographic_parity_audit"}}, "xaxis3": {"anchor": "y3", "domain": [0, 0.48], "matches": "x", "showticklabels": false}, "xaxis4": {"anchor": "y4", "domain": [0.5, 0.98], "matches": "x", "showticklabels": false}, "xaxis5": {"anchor": "y5", "domain": [0, 0.48], "matches": "x", "showticklabels": false}, "xaxis6": {"anchor": "y6", "domain": [0.5, 0.98], "matches": "x", "showticklabels": false}, "yaxis": {"anchor": "x", "domain": [0, 0.3133], "title": {"text": "utility_user"}}, "yaxis2": {"anchor": "x2", "domain": [0, 0.3133], "matches": "y", "showticklabels": false}, "yaxis3": {"anchor": "x3", "domain": [0.3433, 0.6567], "matches": "y", "title": {"text": "utility_user"}}, "yaxis4": {"anchor": "x4", "domain": [0.3433, 0.6567], "matches": "y", "showticklabels": false}, "yaxis5": {"anchor": "x5", "domain": [0.6867, 1.0], "matches": "y", "title": {"text": "utility_user"}}, "yaxis6": {"anchor": "x6", "domain": [0.6867, 1.0], "matches": "y", "showticklabels": false}}}
